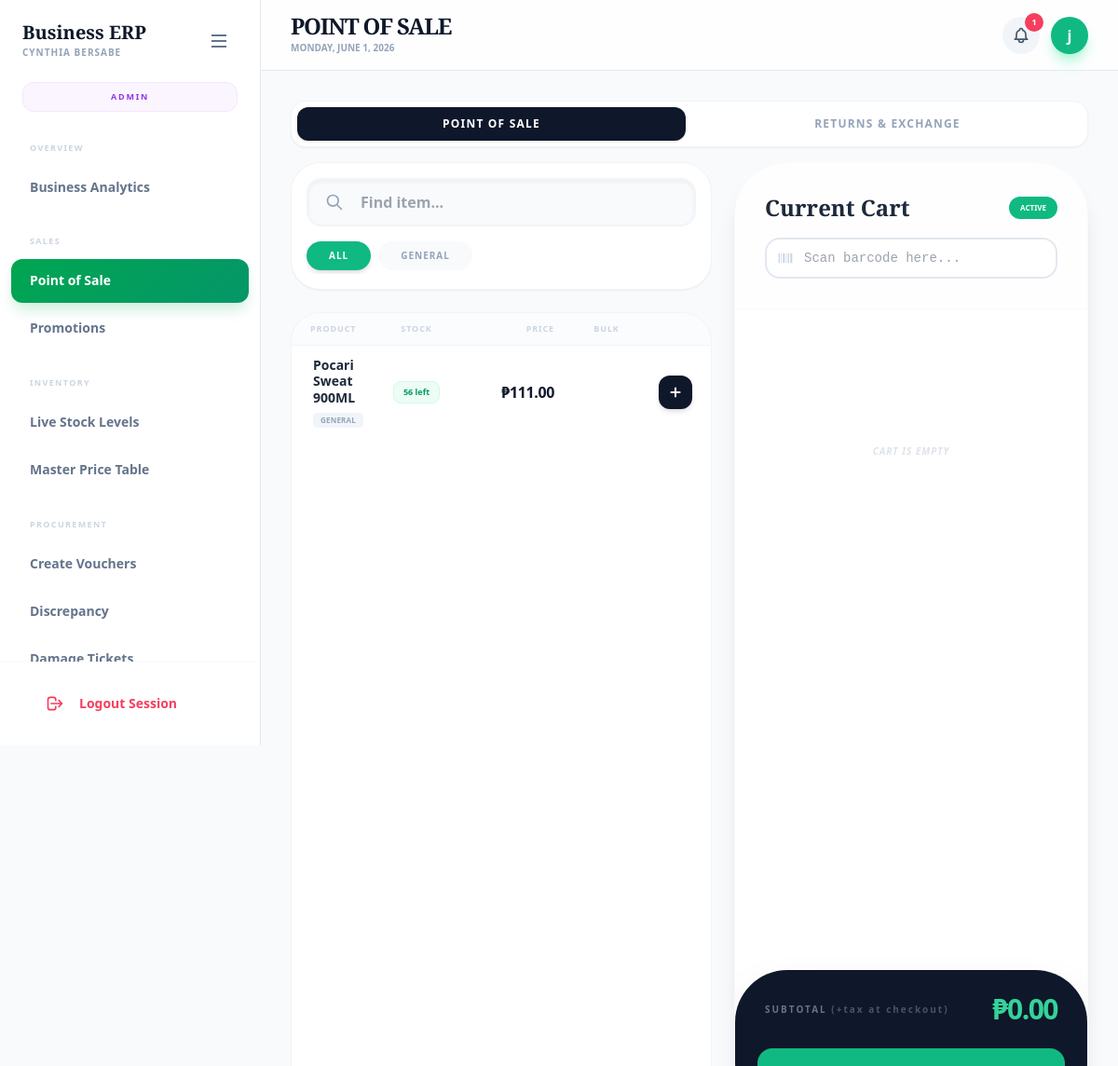
/staff/pos/pos.php (signed in), run on the app's committed database.
### tables this page shows
CREATE TABLE `products` (
  `id` int(11) NOT NULL AUTO_INCREMENT,
  `supplier_id` int(11) DEFAULT NULL,
  `barcode` varchar(50) DEFAULT NULL,
  `parent_barcode` varchar(50) DEFAULT NULL,
  `name` varchar(100) DEFAULT NULL,
  `price` decimal(10,2) DEFAULT NULL,
  `quantity` int(11) DEFAULT NULL,
  `delivery_status` enum('PENDING','VERIFIED') DEFAULT 'VERIFIED',
  `cost_price` decimal(10,2) DEFAULT NULL,
  `category` varchar(50) NOT NULL DEFAULT 'General',
  `last_buy_cost` decimal(10,2) DEFAULT 0.00,
  `bulk_qty_half` int(11) DEFAULT 0 COMMENT 'Qty for half box pricing',
  `price_half_box` decimal(10,2) DEFAULT 0.00,
  `bulk_qty_full` int(11) DEFAULT 0 COMMENT 'Qty for full box pricing',
  `price_full_box` decimal(10,2) DEFAULT 0.00,
  `status` enum('active','archived','draft') DEFAULT 'draft',
  `max_quantity` int(11) DEFAULT 0,
  `tiers_locked` tinyint(1) DEFAULT 0,
  `expiry_date` date DEFAULT NULL,
  `archived_at` datetime DEFAULT NULL,
  `receiving_batch_id` int(11) DEFAULT NULL,
  `draft_reason` enum('new','cost_change') DEFAULT NULL,
  PRIMARY KEY (`id`),
  KEY `fk_product_supplier` (`supplier_id`),
  CONSTRAINT `fk_product_supplier` FOREIGN KEY (`supplier_id`) REFERENCES `suppliers` (`id`),
  CONSTRAINT `fk_product_supplier_rel` FOREIGN KEY (`supplier_id`) REFERENCES `suppliers` (`id`) ON UPDATE CASCADE
);

### staff/pos/pos.php (the view, shortened to what this page needs)
<?php
include '../layout_top.php';
$categories = $conn->query("SELECT DISTINCT category FROM products WHERE status = '" . PRODUCT_ACTIVE . "'");
$tdm_q = $conn->query("SELECT setting_value FROM system_settings WHERE setting_key='tax_display_mode' LIMIT 1");
$tax_display_mode = $tdm_q ? ($tdm_q->fetch_assoc()['setting_value'] ?? 'exclusive') : 'exclusive';
$cur_cat = $_GET['category'] ?? 'All';
if ($categories) {
    $categories->data_seek(0);
}
$cat_filter = $cur_cat !== 'All' ? " AND p.category = '" . $conn->real_escape_string($cur_cat) . "'" : "";
$sql = "SELECT p_agg.id, p_agg.name, p_agg.barcode,
        p_agg.quantity,
        COALESCE(fifo.price, 0)           AS price,
        COALESCE(fifo.price_half_box, 0)  AS price_half_box,
        COALESCE(fifo.price_full_box, 0)  AS price_full_box,
        p_agg.category,
        p_agg.bulk_qty_half, p_agg.bulk_qty_full, p_agg.tiers_locked,
        p_agg.nearest_expiry,
        COALESCE(pur_agg.total_locked, 0) AS locked_qty,
        IF(pur_agg.cnt > 0, 1, 0) AS has_pending_price
        FROM (
            SELECT MIN(p.id) AS id, p.name, MIN(p.barcode) AS barcode,
                   SUM(p.quantity) AS quantity,
                   MAX(p.category) AS category,
                   MAX(p.bulk_qty_half) AS bulk_qty_half, MAX(p.bulk_qty_full) AS bulk_qty_full,
                   MAX(p.tiers_locked) AS tiers_locked,
                   MIN(CASE WHEN p.expiry_date IS NOT NULL THEN p.expiry_date END) AS nearest_expiry
            FROM products p
            WHERE p.status = '" . PRODUCT_ACTIVE . "' AND p.quantity > 0
              AND (p.expiry_date IS NULL OR p.expiry_date > CURDATE())" . $cat_filter . "
            GROUP BY LOWER(TRIM(p.name))
        ) AS p_agg
        LEFT JOIN products AS fifo ON fifo.id = (
            SELECT p_f.id FROM products p_f
            WHERE p_f.barcode = p_agg.barcode
              AND p_f.status = '" . PRODUCT_ACTIVE . "' AND p_f.quantity > 0
              AND (p_f.expiry_date IS NULL OR p_f.expiry_date > CURDATE())
            ORDER BY COALESCE(p_f.expiry_date, '9999-12-31') ASC LIMIT 1
        )
        LEFT JOIN (
            SELECT barcode, SUM(locked_qty) AS total_locked, COUNT(*) AS cnt
            FROM price_update_requests
            WHERE status NOT IN ('" . PRICE_REQ_APPLIED . "','" . PRICE_REQ_REJECTED . "')
            GROUP BY barcode
        ) AS pur_agg ON pur_agg.barcode = p_agg.barcode
        ORDER BY p_agg.name ASC";
$products = $conn->query($sql);
$subtotal = 0;
$bundle_discount_display = 0.0;
$bundle_discount_display = min($bundle_discount_display, $subtotal);
?>
<div class="flex gap-2 mb-4 bg-white rounded-2xl border border-slate-100 shadow-sm p-1.5">
    <span class="flex-1 py-2.5 rounded-xl text-center font-black text-xs uppercase tracking-widest bg-slate-900 text-white shadow">
        Point of Sale
    </span>
    <a href="/project/staff/sales/returns_exchange.php"
       class="flex-1 py-2.5 rounded-xl text-center font-black text-xs uppercase tracking-widest text-slate-400 hover:bg-slate-50 transition-all">
        Returns &amp; Exchange
    </a>
</div>
<div class="flex flex-col lg:flex-row gap-6 h-[calc(100vh-120px)] w-full animate-in">
    <div class="flex-1 flex flex-col gap-6 overflow-hidden">
        <div class="bg-white p-4 rounded-[2rem] border border-slate-100 shadow-sm flex flex-col gap-4">
            <div class="relative w-full">
                <span class="absolute left-5 top-1/2 -translate-y-1/2 text-slate-400">
                    <svg class="w-5 h-5" fill="none" stroke="currentColor" viewBox="0 0 24 24"><path stroke-linecap="round" stroke-linejoin="round" stroke-width="2" d="M21 21l-6-6m2-5a7 7 0 11-14 0 7 7 0 0114 0z"/></svg>
                </span>
                <input type="text" id="pos-search" onkeyup="searchProducts()" placeholder="Find item..."
                    class="input-modern w-full pl-14 shadow-inner">
            </div>
            <div class="flex gap-2 overflow-x-auto no-scrollbar pb-1">
                <a href="pos.php?category=All" class="px-6 py-2 rounded-full font-black text-[10px] uppercase tracking-widest transition-all <?= ($cur_cat == 'All') ? 'bg-emerald-500 text-white shadow-md' : 'bg-slate-50 text-slate-400 hover:bg-slate-100' ?>">All</a>
                <?php while($cat = $categories->fetch_assoc()): ?>
                    <a href="pos.php?category=<?= urlencode($cat['category']) ?>"
                       class="px-6 py-2 rounded-full font-black text-[10px] uppercase tracking-widest whitespace-nowrap transition-all <?= ($cur_cat == $cat['category']) ? 'bg-emerald-500 text-white shadow-md' : 'bg-slate-50 text-slate-400 hover:bg-slate-100' ?>">
                       <?= htmlspecialchars($cat['category']) ?>
                    </a>
                <?php endwhile; ?>
            </div>
        </div>
        <div class="flex-1 flex flex-col overflow-hidden bg-white rounded-[2rem] border border-slate-100 shadow-sm">
            <div class="flex items-center gap-3 px-5 py-2.5 border-b border-slate-100 bg-slate-50/60 shrink-0">
                <span class="flex-1 text-[9px] font-black text-slate-300 uppercase tracking-widest">Product</span>
                <span class="w-20 text-center text-[9px] font-black text-slate-300 uppercase tracking-widest">Stock</span>
                <span class="w-24 text-right text-[9px] font-black text-slate-300 uppercase tracking-widest">
                    Price
                </span>
                <span class="w-[88px] text-center text-[9px] font-black text-slate-300 uppercase tracking-widest">Bulk</span>
            </div>
            <div class="flex-1 overflow-y-auto no-scrollbar">
                <div id="product-grid" class="flex flex-col divide-y divide-slate-50">
                    <?php while($p = $products->fetch_assoc()):
                        $effective_qty = max(0, intval($p['quantity']) - intval($p['locked_qty']));
                        $has_pending = intval($p['has_pending_price']) === 1;
                        $tiers_warn  = intval($p['tiers_locked'])      === 1;
                        $accent_bar  = $tiers_warn  ? 'border-l-rose-400'
                                     : ($has_pending ? 'border-l-amber-400' : 'border-l-transparent');
                        $row_bg      = $tiers_warn  ? 'bg-rose-50/20 hover:bg-rose-50/40'
                                     : ($has_pending ? 'bg-amber-50/20 hover:bg-amber-50/40' : 'hover:bg-slate-50/80');
                    ?>
                    <div class="item-box flex items-center gap-3 px-5 py-3 border-l-[3px] <?= $accent_bar ?> <?= $row_bg ?> transition-colors">
                        <div class="flex-1 min-w-0">
                            <div class="flex items-center gap-2 flex-wrap">
                                <span class="product-name font-bold text-slate-800 text-sm leading-tight"><?= htmlspecialchars($p['name']) ?></span>
                                <span class="text-[8px] font-black text-slate-400 bg-slate-100 px-2 py-0.5 rounded uppercase tracking-wide shrink-0"><?= htmlspecialchars($p['category']) ?></span>
                            </div>
                        </div>
                        <div class="w-20 flex justify-center shrink-0">
                            <span class="text-[9px] font-black text-emerald-600 bg-emerald-50 border border-emerald-100 px-2.5 py-1 rounded-lg"><?= $effective_qty ?> left</span>
                        </div>
                        <div class="w-24 text-right shrink-0">
                            <span class="text-base font-black text-slate-900 tracking-tight">₱<?= number_format($p['price'], 2) ?></span>
                        </div>
                        <button onclick="quickAdd('<?= $p['barcode'] ?>')"
                                class="w-9 h-9 bg-slate-900 text-white rounded-xl flex items-center justify-center hover:bg-emerald-500 active:scale-95 transition-all shadow-md shrink-0">
                            <svg class="w-4 h-4" fill="none" stroke="currentColor" viewBox="0 0 24 24" stroke-width="3"><path d="M12 4v16m8-8H4"/></svg>
                        </button>
                    </div>
                    <?php endwhile; ?>
                </div>
            </div>
        </div>
    </div>
    <div class="w-full lg:w-[380px] bg-white rounded-[3.5rem] shadow-xl border border-slate-50 flex flex-col overflow-hidden relative" onmouseenter="focusScanField()">
        <div class="p-8 border-b border-slate-50 bg-slate-50/20 space-y-4">
            <div class="flex justify-between items-center">
                <h3 class="serif-title text-2xl font-black text-slate-800">Current Cart</h3>
                <span class="bg-emerald-500 text-white px-3 py-1.5 rounded-full text-[8px] font-black uppercase">Active</span>
            </div>
            <div class="relative">
                <input type="text" id="barcode-scan-input"
                       autocomplete="off" autocorrect="off" spellcheck="false"
                       placeholder="Scan barcode here..."
                       class="w-full pl-10 pr-4 py-2.5 bg-white border-2 border-slate-200 rounded-2xl text-sm font-mono text-slate-700 outline-none transition-colors duration-300 focus:border-emerald-400"
                       onkeydown="onScanKeydown(event)">
            </div>
        </div>
        <div id="cart-items" class="flex-1 overflow-y-auto p-6 space-y-4 no-scrollbar">
            <?php if(!empty($_SESSION['cart'])): foreach($_SESSION['cart'] as $id => $item): ?>
                <div class="bg-slate-50 p-4 rounded-2xl border border-slate-100 shadow-sm group">
                    <div class="flex justify-between items-start mb-3">
                        <h5 class="font-bold text-slate-700 text-sm truncate w-48"><?= htmlspecialchars($item['name']) ?></h5>
                        <button onclick="quickRemove(<?= $id ?>)" class="text-slate-300 hover:text-rose-500 transition-colors">
                            <svg class="w-5 h-5" fill="none" stroke="currentColor" viewBox="0 0 24 24"><path stroke-linecap="round" stroke-linejoin="round" stroke-width="2" d="M6 18L18 6M6 6l12 12"/></svg>
                        </button>
                    </div>
                    <div class="flex justify-between items-center">
                        <div class="flex items-center bg-white rounded-xl border border-slate-200 px-1 shadow-sm">
                            <button onclick="adjustQty(<?= $id ?>, 'minus')" class="w-8 h-8 text-slate-400 font-black hover:text-rose-600 transition-all text-lg">−</button>
                            <input type="number" min="1" value="<?= $item['qty'] ?>"
                                onchange="setQty(<?= $id ?>, this.value)"
                                class="w-12 text-center text-xs font-black text-slate-800 bg-transparent outline-none border-none focus:bg-slate-100 rounded-lg transition-all">
                            <button onclick="adjustQty(<?= $id ?>, 'plus')" class="w-8 h-8 text-slate-400 font-black hover:text-emerald-500 transition-all text-lg">+</button>
                        </div>
                        <span class="font-black text-slate-900 text-lg">₱<?= number_format($item['line_total'], 2) ?></span>
                    </div>
                </div>
            <?php endforeach; else: ?>
                <div class="h-64 flex flex-col items-center justify-center opacity-30 italic">
                     <p class="font-black text-[10px] uppercase tracking-widest text-slate-400">Cart is empty</p>
                </div>
            <?php endif; ?>
        </div>
        <div class="p-6 bg-slate-900 text-white rounded-t-[3.5rem] shadow-2xl">
            <div class="flex justify-between items-center mb-6 px-2">
                <?php if ($tax_display_mode === 'inclusive'): ?>
                    <span class="text-slate-500 text-[10px] font-black uppercase tracking-[0.2em]">Subtotal <span class="text-violet-400 normal-case font-bold">(VAT incl.)</span></span>
                <?php else: ?>
                    <span class="text-slate-500 text-[10px] font-black uppercase tracking-[0.2em]">Subtotal <span class="text-slate-600 normal-case font-bold">(+tax at checkout)</span></span>
                <?php endif; ?>
                <h2 id="cart-total" class="text-3xl font-black text-emerald-400 tracking-tighter">₱<?= number_format($subtotal - $bundle_discount_display, 2) ?></h2>
            </div>
            <a href="checkout.php" class="block w-full bg-emerald-500 hover:bg-emerald-400 text-slate-900 font-black py-4 rounded-2xl text-center shadow-lg transition-all uppercase tracking-widest text-xs">
            </a>
        </div>
    </div>
</div>
<?php include '../layout_bottom.php'; ?>

### assets/css/style.css (style rules this page uses)
* { box-sizing: border-box; font-family: system-ui, -apple-system, BlinkMacSystemFont, sans-serif; }
body { margin: 0; background: #f4f6f8; color: #333; }
.input-modern { width: 100%; background-color: #f8fafc; border: 2px solid #f1f5f9; border-radius: 1rem; padding: 0.75rem 1.25rem; font-weight: 600; color: #1e293b; outline: none; transition: all 0.2s; }
.animate-in { animation: fadeIn 0.3s ease-out; }
body, .main-content { overflow-x: hidden !important; max-width: 100vw; }

### staff/layout_top.php (style rules this page uses)
body { font-family: 'Inter', sans-serif; background-color: #f8fafc; color: #1e293b; overflow-x: hidden; }
.serif-title { font-family: 'Playfair Display', serif; }

### staff/layout_bottom.php (style rules this page uses)
body { animation: fadeIn .3s ease-in; }

### data on the page
products: name "Pocari Sweat 900ML", category "GENERAL", quantity "56", price "111.00"

### other printed values
$badge_label "ADMIN"
$section "OVERVIEW"
$titles[$file] "Business Analytics"
$section "SALES"
$titles[$file] "Point of Sale"
$titles[$file] "Promotions"
$section "INVENTORY"
$titles[$file] "Live Stock Levels"
$titles[$file] "Master Price Table"
$section "PROCUREMENT"
$titles[$file] "Create Vouchers"
$titles[$file] "Discrepancy"
$page_title "POINT OF SALE"
min($notif_count, 99) "1"
substr($username, 0, 1) "j"
